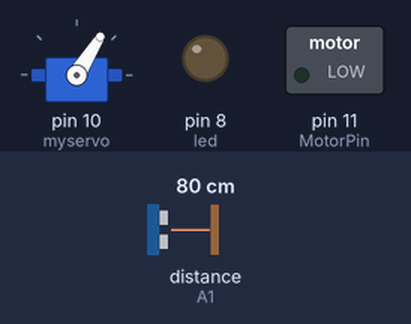
Recording of a sketch running on a simulated Arduino Uno, built with avr-gcc and run on an emulated ATmega328P. Parts: servo, switched loads named in the sketch (green lamp = pin HIGH), output pins drawn as LEDs (lit = HIGH). Dashed ring = blinking. The test bench sets the inputs (shaded band); at power-on: distance to the obstacle (sensor on A1) 80 cm. The echo pulse lasts 58.3 µs per cm.

Above: at 1.2 s.
1.3 s: distance to the obstacle (sensor on A1) set to 120 cm
At 1.7 s:
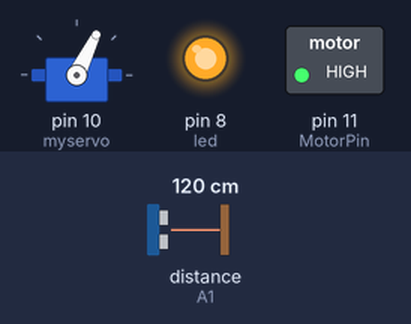
4.8 s: distance to the obstacle (sensor on A1) set to 115 cm
At 5.1 s:
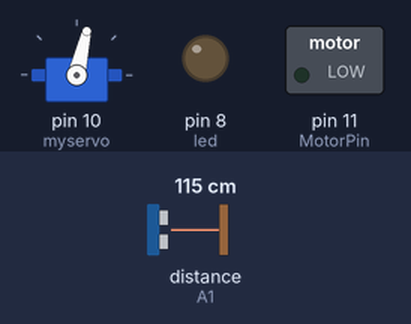
8.3 s: distance to the obstacle (sensor on A1) set to 120 cm
At 8.7 s:
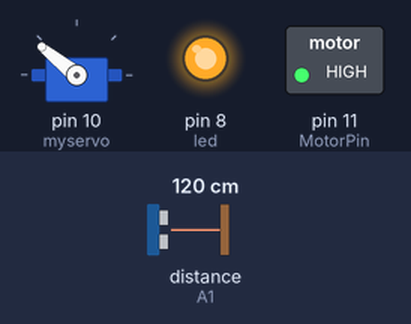
Timing chart, 0 to 53.1 s (numbered marks = the images above; inputs shaded):
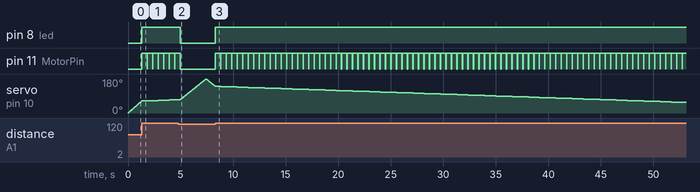

Measured:
- the behaviour switches between 119 and 118 cm on distance to the obstacle (sensor on A1) (found by bisection; images 1 and 2)
- after the input at 1.3 s, pin 8 (led): LOW → HIGH at once; pin 11 (MotorPin): alternates HIGH for 0.50 s and LOW for 0.02 s, starting at once
- after the input at 4.8 s, pin 8 (led): HIGH → LOW after 0.17 s; pin 11 (MotorPin): goes on until 5.0 s, then stays LOW
- after the input at 8.3 s, pin 8 (led): LOW → HIGH at once; pin 11 (MotorPin): alternates HIGH for 0.50 s and LOW for 0.02 s, starting at once

The sketch:

SENTINELA-M85.ino
```cpp
//SENTINELA-M85
//Michael Moraes Sabino
//estuartyy@gmail.com
//27/05/2015

//inclusão das bibliotecas
  #include <Servo.h>//biblioteca para o servo motor.
  #include <NewPing.h>//biblioteca para o sonar.

  //posicao sonar
  #define TRIGGER_PIN A0//acionar o pino do sensor de ultra-som .
  #define ECHO_PIN A1//ecoar pino no sensor de ultra-som .
  #define MAX_DISTANCE 130//distância máxima do sensor é 400-500cm.

  NewPing sonar(TRIGGER_PIN, ECHO_PIN, MAX_DISTANCE);

  Servo myservo;//criar o objeto servo. Para controlar um servo.

  int distance = 0;//distância inicializada em 0.
  int stepsize = 3;//tamanho do passo 3.
  int detect = 0;//detecção inicializada em 0.
  int pos = 0;//variável para armazenar a posição do servo.
  int port = 0;//variável para armazenar os dados do analógico.
  const int led =  8;//pino do led 8.
  const int botao = 4;//pino do botão 4.
  int estadoBotao = 0;//variável para armazenar a posição do botão.

  void setup(){
    Serial.begin(115200);//monitor serial em 115200.
    myservo.attach(10);//atribui o servo no pino 9 do objeto do servo.
    pinMode(led,OUTPUT);//pino do led desligado.
    pinMode(botao,INPUT);//pino do botão ligado.
  }

  void loop(){

   //comente ou descomente para inicializar qualquer uma das das funçoes.

         // detectarPosicaoSonar();//faz com que a arma se movimente pelo sonar.
          automovimentar();//faz com que a arma se movimente em varredura.
          Controle();
         Serial.println(distance);//mostra na tela os dados da distância.
  }

  void automovimentar(){
    for(pos = 0; pos <= 180; pos += 1){//vai de 0 a 180 graus em incrementos de 1 grau.
      myservo.write(pos);//servo dizer para ir para a posição em ' pos ' variável.
      Atirar(120);
      delay(15);//espera 15ms para o servo para alcançar a posição.
       }
          for(pos = 180; pos>=0; pos-=1){//vai de 180 graus para 0 graus.
            myservo.write(pos);//servo vai para a posição em ' pos ' variável.
            Atirar(120);//Atira em 60cm.
            delay(15);// espera 15ms para o servo para alcançar a posição.
            }
        }

  void Controle(){
    Serial.begin(115200);//mostra na tela dados do controle.
    int val = analogRead(A2);//val recebe dados do joystick A2.
    port = map(val,0,1023,0,180);//mapeia os dados (Quase uma regra de 3).
    myservo.write(port);//servo movimenta com dados mapeados do joystick.
    Serial.println(estadoBotao);//mostra na tela dados do botão.
   }

  void Atirar(int num){
    unsigned int uS = sonar.ping();
    distance = uS / US_ROUNDTRIP_CM;//ping em microssegundos (EUA).
        if (distance > num){
          digitalWrite(led,HIGH);//fazer o led acender.
          int MotorPin = 11;//pino do motor 11.
          pinMode(MotorPin, OUTPUT);//saida do pino do motor.
          digitalWrite(MotorPin, HIGH);//motor ligado.
          delay(500);//atraso no tempo de meio segundo.
          digitalWrite(MotorPin, LOW);//motor desligado.
         }
          else
         {
           digitalWrite(led,LOW);//led desligado
         }
     }

  void detectarPosicaoSonar(){
      delay(30);//29ms deve ser o menor atraso entre pings.
      unsigned int uS = sonar.ping();
      distance = uS / US_ROUNDTRIP_CM;//ping em microssegundos (EUA).
         if (distance <= 4) {
              detect = 0;//Nada detectado
              pos = pos + stepsize;//Move esquerda
              myservo.write(pos);
                  if (pos > 200){
                    pos = 200;
                  }
              Atirar(120);
            }
            else
            {
                detect = 1;//Algo nao detectada
                pos = pos - stepsize;//Mover para a direita
                myservo.write(pos);
                    if (pos < 20) {
                      pos = 20;
                    }
                 Atirar(120);
              }
      }//finaliza programa
```
